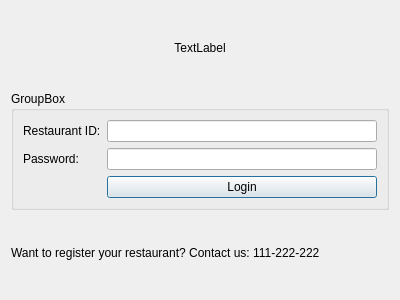
<?xml version="1.0" encoding="UTF-8"?>
<ui version="4.0">
 <class>RestaurantLogin</class>
 <widget class="QDialog" name="RestaurantLogin">
  <property name="geometry">
   <rect>
    <x>0</x>
    <y>0</y>
    <width>400</width>
    <height>300</height>
   </rect>
  </property>
  <property name="windowTitle">
   <string>Dialog</string>
  </property>
  <layout class="QVBoxLayout" name="verticalLayout">
   <item>
    <widget class="QLabel" name="label_logo">
     <property name="text">
      <string>TextLabel</string>
     </property>
     <property name="alignment">
      <set>Qt::AlignCenter</set>
     </property>
    </widget>
   </item>
   <item>
    <widget class="QGroupBox" name="groupBox">
     <property name="title">
      <string>GroupBox</string>
     </property>
     <layout class="QFormLayout" name="formLayout">
      <item row="0" column="0">
       <widget class="QLabel" name="label_rid">
        <property name="text">
         <string>Restaurant ID:</string>
        </property>
        <property name="buddy">
         <cstring>lineEdit_rid</cstring>
        </property>
       </widget>
      </item>
      <item row="0" column="1">
       <widget class="QLineEdit" name="lineEdit_rid"/>
      </item>
      <item row="1" column="0">
       <widget class="QLabel" name="label_pass">
        <property name="text">
         <string>Password:</string>
        </property>
        <property name="buddy">
         <cstring>lineEdit_password</cstring>
        </property>
       </widget>
      </item>
      <item row="1" column="1">
       <widget class="QLineEdit" name="lineEdit_password">
        <property name="echoMode">
         <enum>QLineEdit::Password</enum>
        </property>
       </widget>
      </item>
      <item row="2" column="1">
       <widget class="QPushButton" name="pushButton_login">
        <property name="text">
         <string>Login</string>
        </property>
       </widget>
      </item>
     </layout>
    </widget>
   </item>
   <item>
    <widget class="QLabel" name="label">
     <property name="text">
      <string>Want to register your restaurant? Contact us: 111-222-222</string>
     </property>
    </widget>
   </item>
  </layout>
 </widget>
 <resources/>
 <connections/>
</ui>
